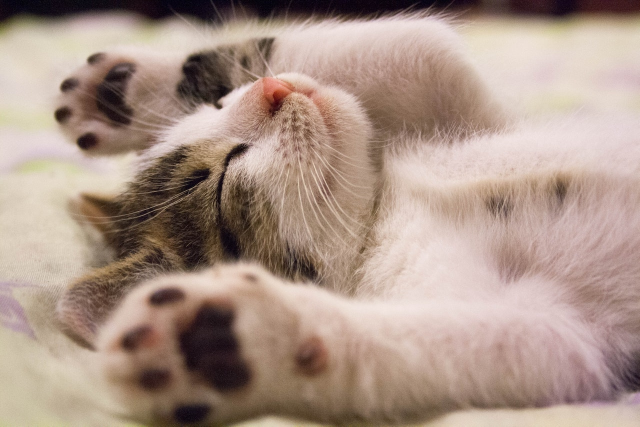
//> input picture trt/enpei/opencv/3.img_operation/media/cat.jpg, 1280 x 853 px (shown at 1/2 size)
$ ./3.shape_adjust   (built with g++ and OpenCV 4)
//> lines starting //> are read from the running program, lines starting //| are printed output that depends on the picture
// 形状调整
#include <iostream>
#include <vector>

#include "opencv2/opencv.hpp"

int main() {
    // 读取图像
    cv::Mat cat_img = cv::imread("./media/cat.jpg");
//> cat_img is the input picture: 853 rows x 1280 cols, CV_8UC3; mean B, G, R 136.4, 148.7, 170.9

    // ======== resize ========
    cv::Mat cat_resize;
    // 三个参数分别是输入图像、输出图像、输出图像大小
    cv::resize(cat_img, cat_resize, cv::Size(320, 240));
    // 保存
    cv::imwrite("./output/3.cat_resize.jpg", cat_resize);

    // ======== copy ========
    cv::Mat copy;
    cat_img.copyTo(copy);
    cv::imwrite("./output/3.copy.jpg", copy);

    // ======== ROI裁剪 ========
    cv::Rect rect(100, 100, 200, 100);  // x, y, width, height
    cv::Mat roi = cat_img(rect);
    cv::imwrite("./output/3.roi.jpg", roi);

    // ======== 拼接 ========
    cv::Mat dog_img = cv::imread("./media/dog.jpg");
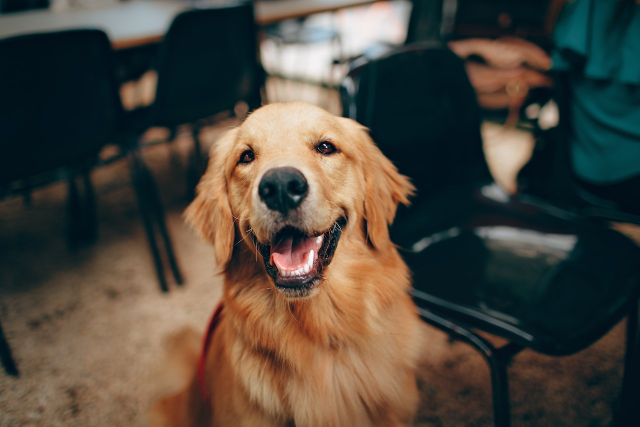
//> input picture trt/enpei/opencv/3.img_operation/media/dog.jpg, 1279 x 853 px (shown at 1/2 size)
//> dog_img is the input picture: 853 rows x 1279 cols, CV_8UC3; mean B, G, R 62.4, 72, 77.7
    cv::Mat dog_resize;
    cv::resize(dog_img, dog_resize, cv::Size(320, 240));

    // 水平拼接，需要保证两张图片的高度（rows）一致
    cv::Mat hconcat_img;
    cv::hconcat(cat_resize, dog_resize, hconcat_img);
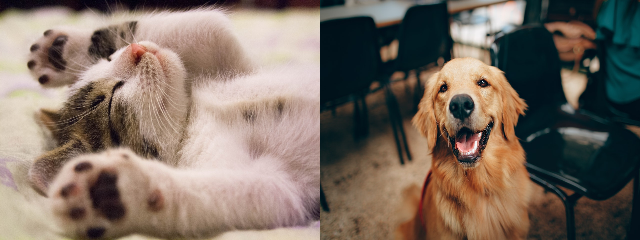
//> hconcat_img: 240 rows x 640 cols, CV_8UC3; mean B, G, R 99.2, 110.3, 124.2
    cv::imwrite("./output/3.hconcat.jpg", hconcat_img);

    // 或者使用vector方式
    std::vector<cv::Mat> imgs{cat_resize, dog_resize, cat_resize, dog_resize};
    cv::Mat hconcat_img2;
    cv::hconcat(imgs, hconcat_img2);
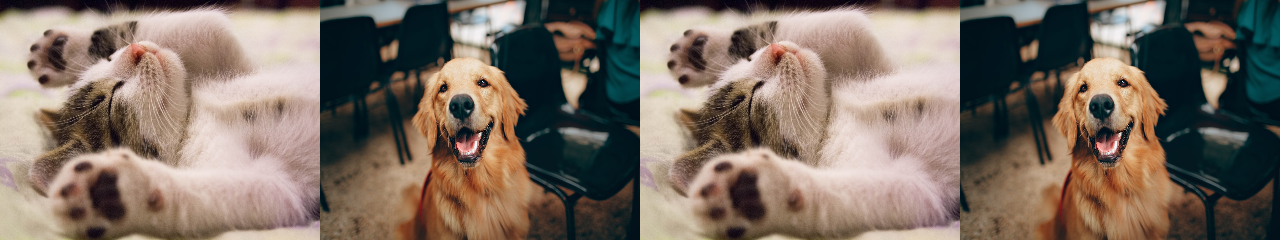
//> hconcat_img2: 240 rows x 1280 cols, CV_8UC3; mean B, G, R 99.2, 110.3, 124.2
    cv::imwrite("./output/3.hconcat2.jpg", hconcat_img2);

    // 数组方式
    cv::Mat imgs_arr[] = {dog_resize, cat_resize, dog_resize, cat_resize};
    cv::Mat hconcat_img3;
    cv::hconcat(imgs_arr, 4, hconcat_img3);  // 4是数组长度
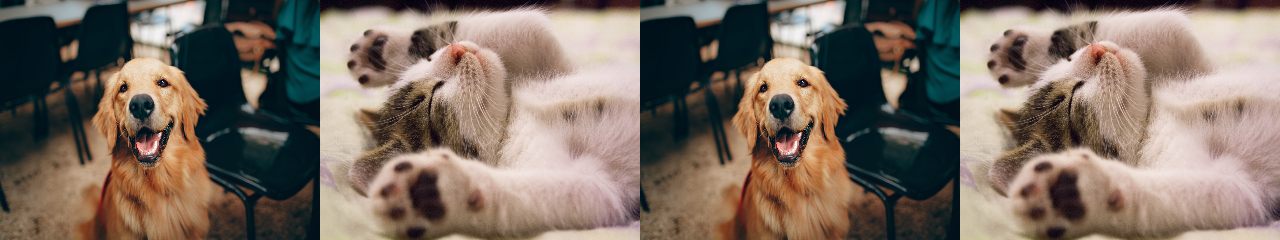
//> hconcat_img3: 240 rows x 1280 cols, CV_8UC3; mean B, G, R 99.2, 110.3, 124.2
    cv::imwrite("./output/3.hconcat3.jpg", hconcat_img3);

    // 垂直拼接，需要保证两张图片的宽度（cols）一致
    cv::Mat vconcat_img;
    cv::vconcat(cat_resize, dog_resize, vconcat_img);
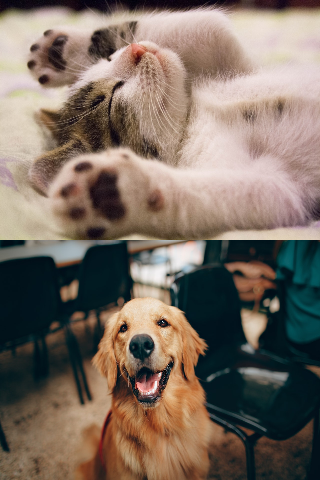
//> vconcat_img: 480 rows x 320 cols, CV_8UC3; mean B, G, R 99.2, 110.3, 124.2
    cv::imwrite("./output/3.vconcat.jpg", vconcat_img);

    // ======== 翻转 ========
    cv::Mat flip;
    // 三个参数分别是输入图像、输出图像、翻转方向
    cv::flip(cat_img, flip, 1);  // 1表示水平翻转，0表示垂直翻转，-1表示水平垂直翻转
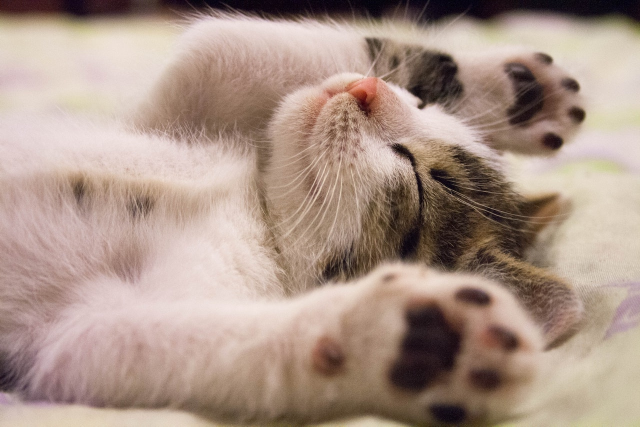
//> flip: 853 rows x 1280 cols, CV_8UC3 (shown at 1/2 size); mean B, G, R 136.4, 148.7, 170.9
    cv::imwrite("./output/3.flip.jpg", flip);

    // ======== 旋转 ========
    cv::Mat rotate;
    // 三个参数分别是输入图像、输出图像、旋转角度
    cv::rotate(cat_img, rotate, cv::ROTATE_90_CLOCKWISE);  // 顺时针旋转90度
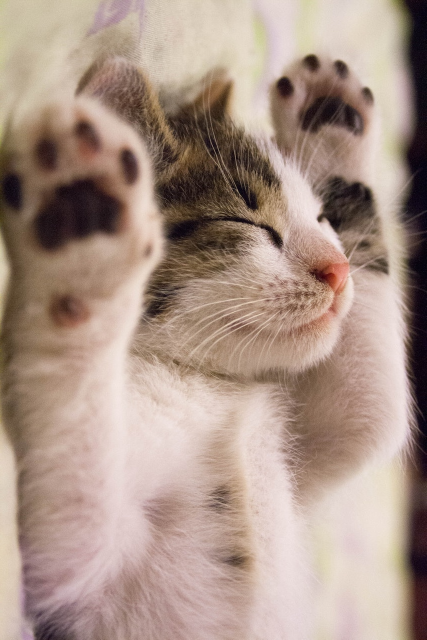
//> rotate: 1280 rows x 853 cols, CV_8UC3 (shown at 1/2 size); mean B, G, R 136.4, 148.7, 170.9
    cv::imwrite("./output/3.rotate.jpg", rotate);

    return 0;
}
